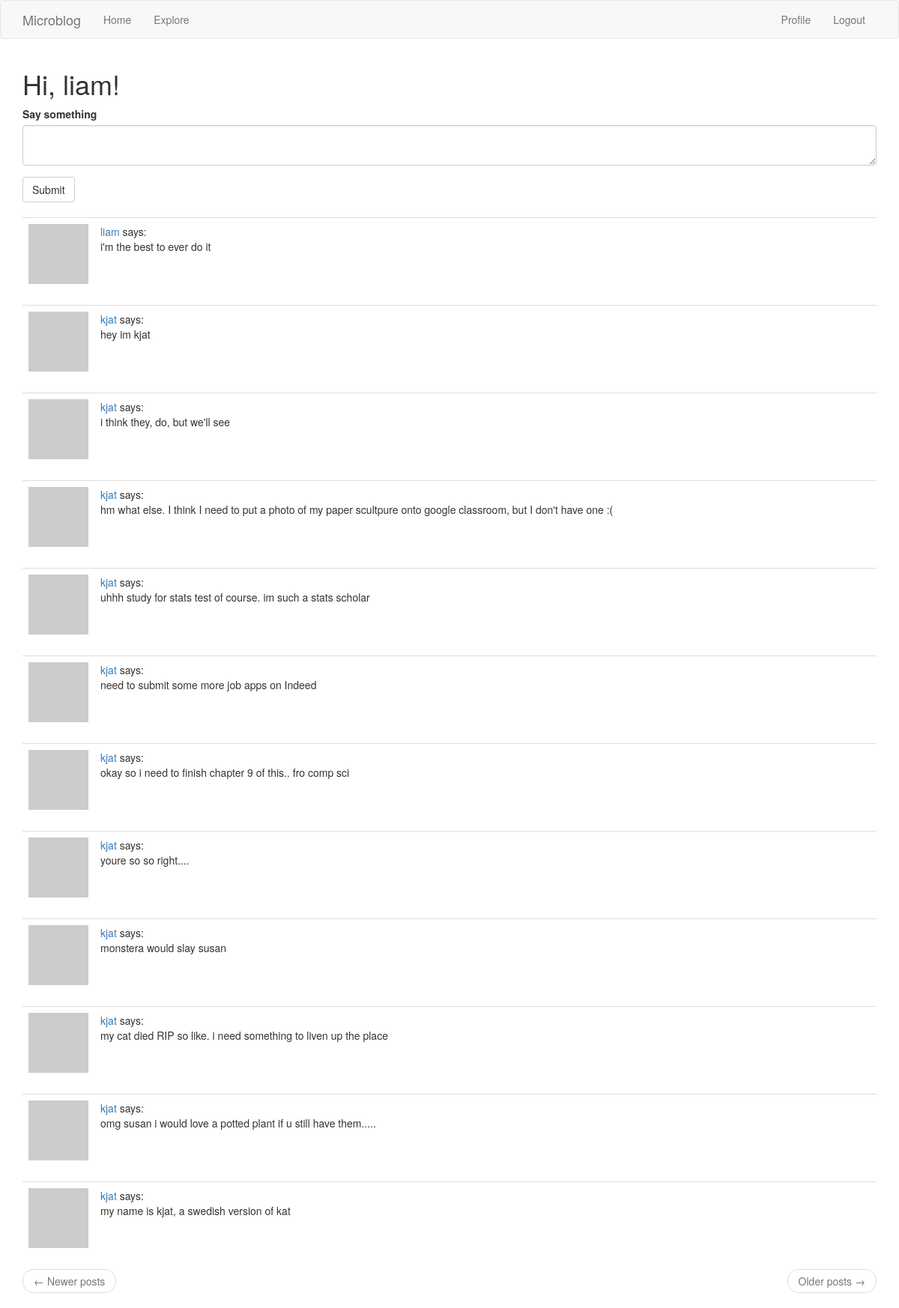
Page /index (signed in) on the committed database.
### app/models.py (models this page shows, shortened)
class User(UserMixin, db.Model):
    id = db.Column(db.Integer, primary_key=True)
    username = db.Column(db.String(64), index=True, unique=True)
    email = db.Column(db.String(120), index=True, unique=True)
    password_hash = db.Column(db.String(128))
    posts = db.relationship('Post', backref='author', lazy='dynamic')
    about_me = db.Column(db.String(140))
    last_seen = db.Column(db.DateTime, default=datetime.utcnow)
    type = db.Column(db.Boolean())
    def avatar(self, size):
        digest = md5(self.email.lower().encode('utf-8')).hexdigest()
        return 'https://www.gravatar.com/avatar/{}?d=identicon&s={}'.format(digest, size)
    followed = db.relationship(
        'User', secondary=followers,
        primaryjoin=(followers.c.follower_id == id),
        secondaryjoin=(followers.c.followed_id == id),
        backref=db.backref('followers', lazy='dynamic'), lazy='dynamic')
    def followed_posts(self):
        followed = Post.query.join(
            followers, (followers.c.followed_id == Post.user_id)).filter(
                followers.c.follower_id == self.id)
        own = Post.query.filter_by(user_id=self.id)
        return followed.union(own).order_by(Post.timestamp.desc())

class Post(db.Model):
    id = db.Column(db.Integer, primary_key=True)
    body = db.Column(db.String(140))
    timestamp = db.Column(db.DateTime, index=True, default=datetime.utcnow)
    user_id = db.Column(db.Integer, db.ForeignKey('user.id'))

### app/routes.py (the view)
@app.route('/', methods=['GET', 'POST'])
@app.route('/index', methods=['GET', 'POST'])
@login_required
def index():
    form = PostForm()
    if form.validate_on_submit():
        post = Post(body=form.post.data, author=current_user)
        db.session.add(post)
        db.session.commit()
        flash('Your post is now live!')
        return redirect(url_for('index'))
    page = request.args.get('page', 1, type=int)
    posts = current_user.followed_posts().paginate(
        page=page, per_page=app.config['POSTS_PER_PAGE'], error_out=False)
    next_url = url_for('index', page=posts.next_num) \
        if posts.has_next else None
    prev_url = url_for('index', page=posts.prev_num) \
        if posts.has_prev else None
    return render_template('index.html', title='Home', form=form,
                           posts=posts.items, next_url=next_url,
                           prev_url=prev_url)

### app/forms.py
class PostForm(FlaskForm):
    post = TextAreaField('Say something', validators=[
        DataRequired(), Length(min=1, max=140)])
    submit = SubmitField('Submit')

### app/models.py (called while the page is built)
@login.user_loader
def load_user(id):
    return User.query.get(int(id))

### app/routes.py (called while the page is built)
@app.before_request
def before_request():
    if current_user.is_authenticated:
        current_user.last_seen = datetime.utcnow()
        db.session.commit()

### app/templates/index.html
{% extends "base.html" %}
{% import 'bootstrap/wtf.html' as wtf %}
{% block app_content %}
    <h1>Hi, {{ current_user.username }}!</h1>
    {% if form %}
    {{ wtf.quick_form(form) }}
    <br>
    {% endif %}
    {% for post in posts %}
        {% include '_post.html' %}
    {% endfor %}
    <nav aria-label="...">
        <ul class="pager">
            <li class="previous{% if not prev_url %} disabled{% endif %}">
                <a href="{{ prev_url or '#' }}">
                    <span aria-hidden="true">&larr;</span> Newer posts
                </a>
            </li>
            <li class="next{% if not next_url %} disabled{% endif %}">
                <a href="{{ next_url or '#' }}">
                    Older posts <span aria-hidden="true">&rarr;</span>
                </a>
            </li>
        </ul>
    </nav>
{% endblock %}

### app/templates/_post.html
<table class="table table-hover">
        <tr>
            <td width="70px">
                <a href="{{ url_for('user', username=post.author.username) }}">
                    <img src="{{ post.author.avatar(70) }}" />
                </a>
            </td>
            <td>
                <a href="{{ url_for('user', username=post.author.username) }}">
                    {{ post.author.username }}
                </a>
                says:
                <br>
                {{ post.body }}
            </td>
        </tr>
    </table>

### rows in the picture
User: username "liam"
Post: author.username "liam", body "i'm the best to ever do it"
Post: author.username "kjat", body "hey im kjat"
Post: author.username "kjat", body "i think they, do, but we'll see"
Post: author.username "kjat", body "hm what else. I think I need to put a photo of my paper scultpure onto google classroom, but I don't have one :("
Post: author.username "kjat", body "uhhh study for stats test of course. im such a stats scholar"
Post: author.username "kjat", body "need to submit some more job apps on Indeed"
Post: author.username "kjat", body "okay so i need to finish chapter 9 of this.. fro comp sci"
Post: author.username "kjat", body "youre so so right...."
Post: author.username "kjat", body "monstera would slay susan"
Post: author.username "kjat", body "my cat died RIP so like. i need something to liven up the place"
Post: author.username "kjat", body "omg susan i would love a potted plant if u still have them....."
Post: author.username "kjat", body "my name is kjat, a swedish version of kat"
